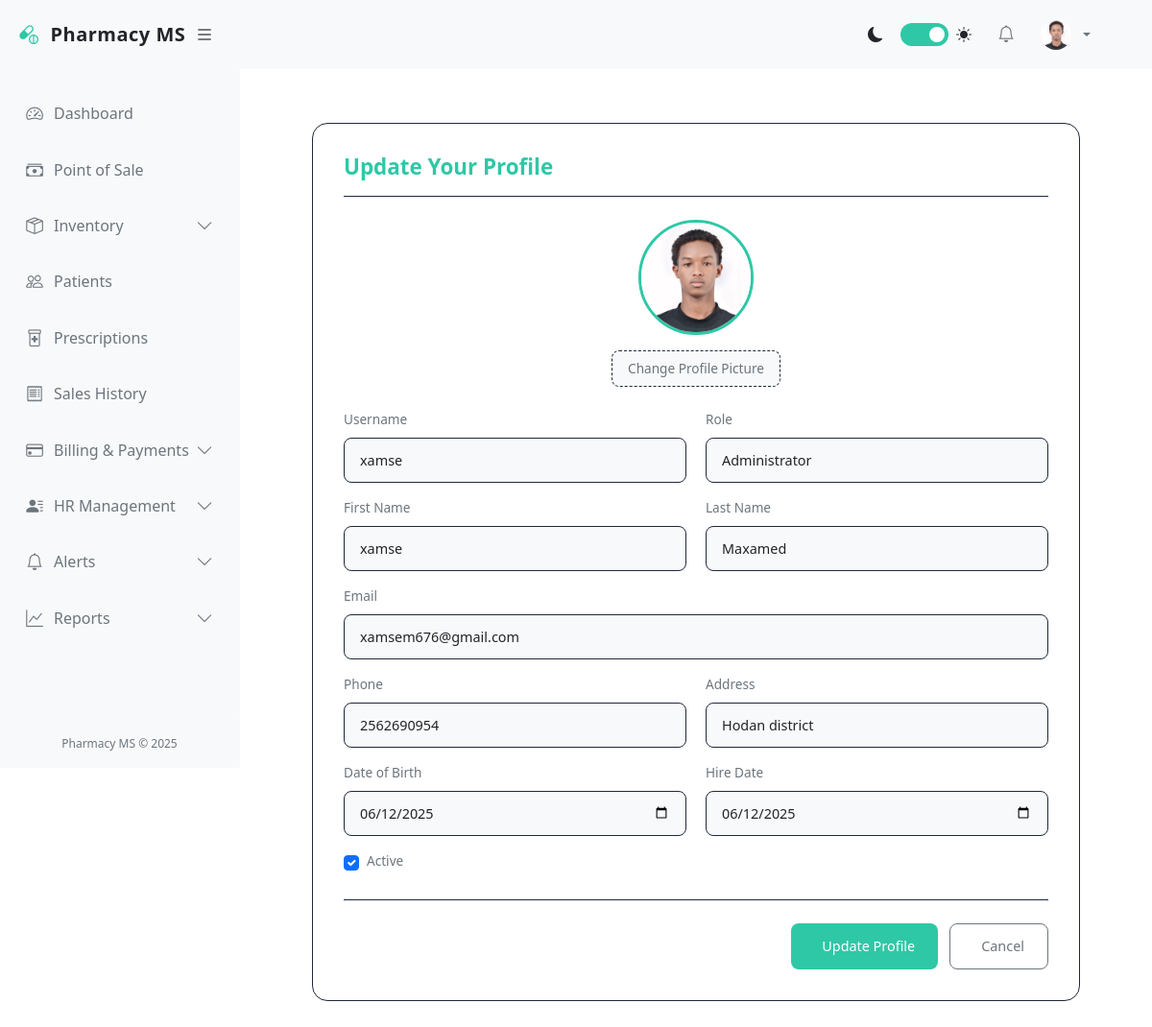
The app's page /accounts/profile/update/ (signed in) with its own data.
### accounts/models.py (models this page shows, shortened)
class User(AbstractUser):
    GENDER_CHOICES = (
        ('M', 'Male'),
        ('F', 'Female'),
        ('O', 'Other'),
    )
    ROLES = (
        ('admin', 'Administrator'),
        ('pharmacist', 'Pharmacist'),
        ('cashier', 'Cashier'),
        ('manager', 'Manager'),
        ('staff', 'Staff'),
    )
    role = models.CharField(max_length=20, choices=ROLES, default='staff')
    gender = models.CharField(max_length=1, choices=GENDER_CHOICES, blank=True, null=True)
    phone = models.CharField(max_length=20, blank=True, null=True)
    address = models.TextField(blank=True, null=True)
    date_of_birth = models.DateField(blank=True, null=True)
    hire_date = models.DateField(blank=True, null=True)
    profile_picture = models.ImageField(upload_to='profile_pics/', blank=True, null=True)
    is_active = models.BooleanField(default=True)

### accounts/views.py (the view)
# urls.py: path('profile/update/', views.profile_update, name='profile_update'),
@login_required
def profile_update(request):
    if request.method == 'POST':
        form = UserUpdateForm(request.POST, request.FILES, instance=request.user)
        if form.is_valid():
            form.save()
            messages.success(request, 'Your profile has been updated!')
            return redirect('profile')  # Make sure 'profile' is a valid URL name
    else:
        form = UserUpdateForm(instance=request.user)
    return render(request, 'accounts/profile_update.html', {'form': form})

### pharmacy/templates/accounts/profile_update.html (shortened to what this page needs)
{% extends 'base.html' %}
{% load crispy_forms_tags %}
{% block content %}
<div class="profile-form-container">
    <div class="form-header">
        <h2 class="form-title">Update Your Profile</h2>
    </div>
    <form method="post" enctype="multipart/form-data">
        <div class="avatar-container">
            {% if form.instance.profile_picture %}
                <img id="avatar-preview" src="{{ form.instance.profile_picture.url }}" class="avatar-preview" alt="Current avatar">
            {% else %}
                <img id="avatar-preview" src="https://ui-avatars.com/api/?name={{ user.get_full_name|default:user.username }}&background=random" class="avatar-preview" alt="Default avatar">
            {% endif %}
            <div class="file-upload">
                <label class="file-upload-label">
                     Change Profile Picture
                </label>
            </div>
        </div>
        <div class="form-row">
            <div class="form-group">
                <label for="id_username">Username</label>
                <input type="text" name="username" id="id_username" class="form-control" value="{{ form.username.value|default:'' }}" required>
            </div>
            <div class="form-group">
                <label for="id_role">Role</label>
                <select name="role" id="id_role" class="form-control">
                    {% for value, label in form.fields.role.choices %}
                        <option value="{{ value }}" {% if form.role.value == value %}selected{% endif %}>{{ label }}</option>
                    {% endfor %}
                </select>
            </div>
        </div>
        <div class="form-row">
            <div class="form-group">
                <label for="id_first_name">First Name</label>
                <input type="text" name="first_name" id="id_first_name" class="form-control" value="{{ form.first_name.value|default:'' }}">
            </div>
            <div class="form-group">
                <label for="id_last_name">Last Name</label>
                <input type="text" name="last_name" id="id_last_name" class="form-control" value="{{ form.last_name.value|default:'' }}">
            </div>
        </div>
        <div class="form-row">
            <div class="form-group full-width">
                <label for="id_email">Email</label>
                <input type="email" name="email" id="id_email" class="form-control" value="{{ form.email.value|default:'' }}" required>
            </div>
        </div>
        <div class="form-row">
            <div class="form-group">
                <label for="id_phone">Phone</label>
                <input type="text" name="phone" id="id_phone" class="form-control" value="{{ form.phone.value|default:'' }}">
            </div>
            <div class="form-group">
                <label for="id_address">Address</label>
                <input type="text" name="address" id="id_address" class="form-control" value="{{ form.address.value|default:'' }}">
            </div>
        </div>
        <div class="form-row">
            <div class="form-group">
                <label for="id_date_of_birth">Date of Birth</label>
                <input type="date" name="date_of_birth" id="id_date_of_birth" class="form-control" value="{{ form.date_of_birth.value|date:'Y-m-d'|default:'' }}">
            </div>
            <div class="form-group">
                <label for="id_hire_date">Hire Date</label>
                <input type="date" name="hire_date" id="id_hire_date" class="form-control" value="{{ form.hire_date.value|date:'Y-m-d'|default:'' }}">
            </div>
        </div>
        <div class="form-row">
            <div class="form-group full-width">
                <div class="form-check">
                    <input type="checkbox" name="is_active" id="id_is_active" class="form-check-input" {% if form.is_active.value %}checked{% endif %}>
                    <label for="id_is_active" class="form-check-label">Active</label>
                </div>
            </div>
        </div>
        <div class="form-actions">
            <button type="submit" class="btn btn-primary">
                 Update Profile
            </button>
            <a href="{% url 'profile' %}" class="btn btn-outline">
                 Cancel
            </a>
        </div>
    </form>
</div>
{% endblock %}

### pharmacy/templates/base.html (shortened to what this page needs)
<!DOCTYPE html>
<html lang="en">
<head>
    <link href="https://cdn.jsdelivr.net/npm/bootstrap@5.3.0/dist/css/bootstrap.min.css" rel="stylesheet">
    <link rel="stylesheet" href="https://cdn.jsdelivr.net/npm/bootstrap-icons@1.10.0/font/bootstrap-icons.css">
</head>
<body>
    <div class="d-flex">
        <div class="sidebar" id="sidebar">
            <div class="sidebar-header">
                <a href="{% url 'dashboard' %}" class="sidebar-brand">
                    <i class="bi bi-capsule-pill sidebar-brand-icon"></i>
                    <span id="sidebar-title">Pharmacy MS</span>
                </a>
                <button class="toggle-btn" id="toggle-sidebar">
                    <i class="bi bi-list"></i>
                </button>
            </div>
            <div class="px-2 py-3" style="height: calc(100% - 120px); overflow-y: auto;">
                <ul class="nav flex-column">
                    <li class="nav-item">
                        <a class="nav-link {% if request.resolver_match.url_name == 'dashboard' %}active{% endif %}"
                            href="{% url 'dashboard' %}">
                            <i class="bi bi-speedometer2"></i>
                            <span class="nav-link-text ms-2">Dashboard</span>
                        </a>
                    </li>
                    <li class="nav-item">
                        <a class="nav-link {% if 'pos' in request.resolver_match.url_name %}active{% endif %}"
                            href="{% url 'pos' %}">
                            <i class="bi bi-cash-stack"></i>
                            <span class="nav-link-text ms-2">Point of Sale</span>
                        </a>
                    </li>
                    <li class="nav-item">
                        <a class="nav-link "
                            data-bs-toggle="collapse" href="#inventoryCollapse">
                            <i class="bi bi-box-seam"></i>
                            <span class="nav-link-text ms-2">Inventory</span>
                            <i class="bi bi-chevron-down collapse-icon ms-auto"></i>
                        </a>
                    </li>
                    <li class="nav-item">
                        <a class="nav-link {% if 'patient' in request.resolver_match.url_name %}active{% endif %}"
                            href="{% url 'patient_list' %}">
                            <i class="bi bi-people"></i>
                            <span class="nav-link-text ms-2">Patients</span>
                        </a>
                    </li>
                    <li class="nav-item">
                        <a class="nav-link {% if 'prescription' in request.resolver_match.url_name %}active{% endif %}"
                            href="{% url 'prescription_list' %}">
                            <i class="bi bi-prescription2"></i>
                            <span class="nav-link-text ms-2">Prescriptions</span>
                        </a>
                    </li>
                    <li class="nav-item">
                        <a class="nav-link {% if 'sale' in request.resolver_match.url_name and 'pos' not in request.resolver_match.url_name %}active{% endif %}"
                            href="{% url 'sale_list' %}">
                            <i class="bi bi-receipt"></i>
                            <span class="nav-link-text ms-2">Sales History</span>
                        </a>
                    </li>
                    <li class="nav-item">
                        <a class="nav-link {% if 'billing' in request.resolver_match.url_name or 'payment' in request.resolver_match.url_name %}active{% endif %}"
                            data-bs-toggle="collapse" href="#billingCollapse">
                            <i class="bi bi-credit-card"></i>
                            <span class="nav-link-text ms-2">Billing & Payments</span>
                            <i class="bi bi-chevron-down collapse-icon ms-auto"></i>
                        </a>
                    </li>
                    <li class="nav-item">
                        <a class="nav-link {% if 'user' in request.resolver_match.url_name or 'attendance' in request.resolver_match.url_name or 'payroll' in request.resolver_match.url_name %}active{% endif %}"
                            data-bs-toggle="collapse" href="#hrCollapse">
                            <i class="bi bi-person-lines-fill"></i>
                            <span class="nav-link-text ms-2">HR Management</span>
                            <i class="bi bi-chevron-down collapse-icon ms-auto"></i>
                        </a>
                    </li>
                    <li class="nav-item">
                        <a class="nav-link {% if 'notification' in request.resolver_match.url_name or 'alert_rule' in request.resolver_match.url_name %}active{% endif %}"
                            data-bs-toggle="collapse" href="#alertsCollapse">
                            <i class="bi bi-bell"></i>
                            <span class="nav-link-text ms-2">Alerts</span>
                            <i class="bi bi-chevron-down collapse-icon ms-auto"></i>
                        </a>
                    </li>
                    <li class="nav-item">
                        <a class="nav-link {% if 'report' in request.resolver_match.url_name %}active{% endif %}"
                            data-bs-toggle="collapse" href="#reportsCollapse">
                            <i class="bi bi-graph-up"></i>
                            <span class="nav-link-text ms-2">Reports</span>
                            <i class="bi bi-chevron-down collapse-icon ms-auto"></i>
                        </a>
                    </li>
                </ul>
            </div>
            <div class="sidebar-footer">
                Pharmacy MS &copy; 2025
            </div>
        </div>
        <div class="main-content flex-grow-1" id="main-content">
            <nav class="navbar navbar-expand-lg navbar-light bg-light border-bottom">
                <div class="container-fluid">
                    <div class="collapse navbar-collapse" id="navbarSupportedContent">
                        <ul class="navbar-nav ms-auto align-items-center">
                            <li class="nav-item me-3">
                                <div class="d-flex align-items-center">
                                    <i class="bi bi-moon-fill me-2"></i>
                                    <label class="theme-switch">
                                        <span class="slider"></span>
                                    </label>
                                    <i class="bi bi-sun-fill ms-2"></i>
                                </div>
                            </li>
                            <li class="nav-item dropdown me-2">
                                <a class="nav-link position-relative" href="#" id="notificationsDropdown" role="button"
                                    data-bs-toggle="dropdown">
                                    <i class="bi bi-bell"></i>
                                </a>
                            </li>
                            <li class="nav-item dropdown">
                                <a class="nav-link dropdown-toggle d-flex align-items-center" href="#" id="userDropdown"
                                    role="button" data-bs-toggle="dropdown">
                                    {% if user.profile_picture %}
                                    <img src="{{ user.profile_picture.url }}" class="rounded-circle me-2" width="32"
                                        height="32" alt="Profile">
                                    {% else %}
                                    <i class="bi bi-person-circle me-2"></i>
                                    {% endif %}
                                </a>
                            </li>
                        </ul>
                    </div>
                </div>
            </nav>
            <div class="container-fluid py-4">
                {% block content %}{% endblock %}
            </div>
        </div>
    </div>
</body>
</html>

### records on screen
User: profile_picture (picture), instance.profile_picture (picture), username "xamse", role "Administrator", first_name "xamse", last_name "Maxamed", email "xamsem676@gmail.com", phone "2562690954", address "Hodan district", date_of_birth "06/12/2025", hire_date "06/12/2025"
